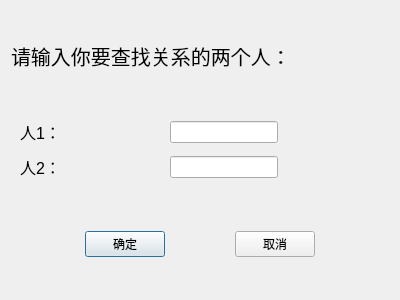
<?xml version="1.0" encoding="UTF-8"?>
<ui version="4.0">
 <class>ShowRelationDialog</class>
 <widget class="QDialog" name="ShowRelationDialog">
  <property name="geometry">
   <rect>
    <x>0</x>
    <y>0</y>
    <width>400</width>
    <height>300</height>
   </rect>
  </property>
  <property name="windowTitle">
   <string>Dialog</string>
  </property>
  <layout class="QGridLayout" name="gridLayout_2">
   <item row="0" column="0">
    <widget class="QLabel" name="label">
     <property name="font">
      <font>
       <pointsize>15</pointsize>
      </font>
     </property>
     <property name="text">
      <string>请输入你要查找关系的两个人：</string>
     </property>
    </widget>
   </item>
   <item row="1" column="0">
    <widget class="QWidget" name="widget" native="true">
     <layout class="QGridLayout" name="gridLayout">
      <item row="0" column="0">
       <widget class="QLabel" name="label_2">
        <property name="font">
         <font>
          <pointsize>12</pointsize>
         </font>
        </property>
        <property name="text">
         <string>人1：</string>
        </property>
       </widget>
      </item>
      <item row="1" column="1">
       <spacer name="horizontalSpacer_5">
        <property name="orientation">
         <enum>Qt::Horizontal</enum>
        </property>
        <property name="sizeHint" stdset="0">
         <size>
          <width>84</width>
          <height>20</height>
         </size>
        </property>
       </spacer>
      </item>
      <item row="1" column="2">
       <widget class="QLineEdit" name="lineEdit_2"/>
      </item>
      <item row="1" column="0">
       <widget class="QLabel" name="label_3">
        <property name="font">
         <font>
          <pointsize>12</pointsize>
         </font>
        </property>
        <property name="text">
         <string>人2：</string>
        </property>
       </widget>
      </item>
      <item row="0" column="1">
       <spacer name="horizontalSpacer_4">
        <property name="orientation">
         <enum>Qt::Horizontal</enum>
        </property>
        <property name="sizeHint" stdset="0">
         <size>
          <width>84</width>
          <height>20</height>
         </size>
        </property>
       </spacer>
      </item>
      <item row="0" column="2">
       <widget class="QLineEdit" name="lineEdit"/>
      </item>
      <item row="0" column="3">
       <spacer name="horizontalSpacer_6">
        <property name="orientation">
         <enum>Qt::Horizontal</enum>
        </property>
        <property name="sizeHint" stdset="0">
         <size>
          <width>40</width>
          <height>20</height>
         </size>
        </property>
       </spacer>
      </item>
      <item row="1" column="3">
       <spacer name="horizontalSpacer_7">
        <property name="orientation">
         <enum>Qt::Horizontal</enum>
        </property>
        <property name="sizeHint" stdset="0">
         <size>
          <width>40</width>
          <height>20</height>
         </size>
        </property>
       </spacer>
      </item>
     </layout>
    </widget>
   </item>
   <item row="2" column="0">
    <widget class="QWidget" name="widget_2" native="true">
     <layout class="QHBoxLayout" name="horizontalLayout">
      <item>
       <spacer name="horizontalSpacer">
        <property name="orientation">
         <enum>Qt::Horizontal</enum>
        </property>
        <property name="sizeHint" stdset="0">
         <size>
          <width>60</width>
          <height>20</height>
         </size>
        </property>
       </spacer>
      </item>
      <item>
       <widget class="QPushButton" name="pushButton">
        <property name="text">
         <string>确定</string>
        </property>
       </widget>
      </item>
      <item>
       <spacer name="horizontalSpacer_2">
        <property name="orientation">
         <enum>Qt::Horizontal</enum>
        </property>
        <property name="sizeHint" stdset="0">
         <size>
          <width>61</width>
          <height>20</height>
         </size>
        </property>
       </spacer>
      </item>
      <item>
       <widget class="QPushButton" name="pushButton_2">
        <property name="text">
         <string>取消</string>
        </property>
       </widget>
      </item>
      <item>
       <spacer name="horizontalSpacer_3">
        <property name="orientation">
         <enum>Qt::Horizontal</enum>
        </property>
        <property name="sizeHint" stdset="0">
         <size>
          <width>60</width>
          <height>20</height>
         </size>
        </property>
       </spacer>
      </item>
     </layout>
    </widget>
   </item>
  </layout>
 </widget>
 <resources/>
 <connections/>
</ui>
